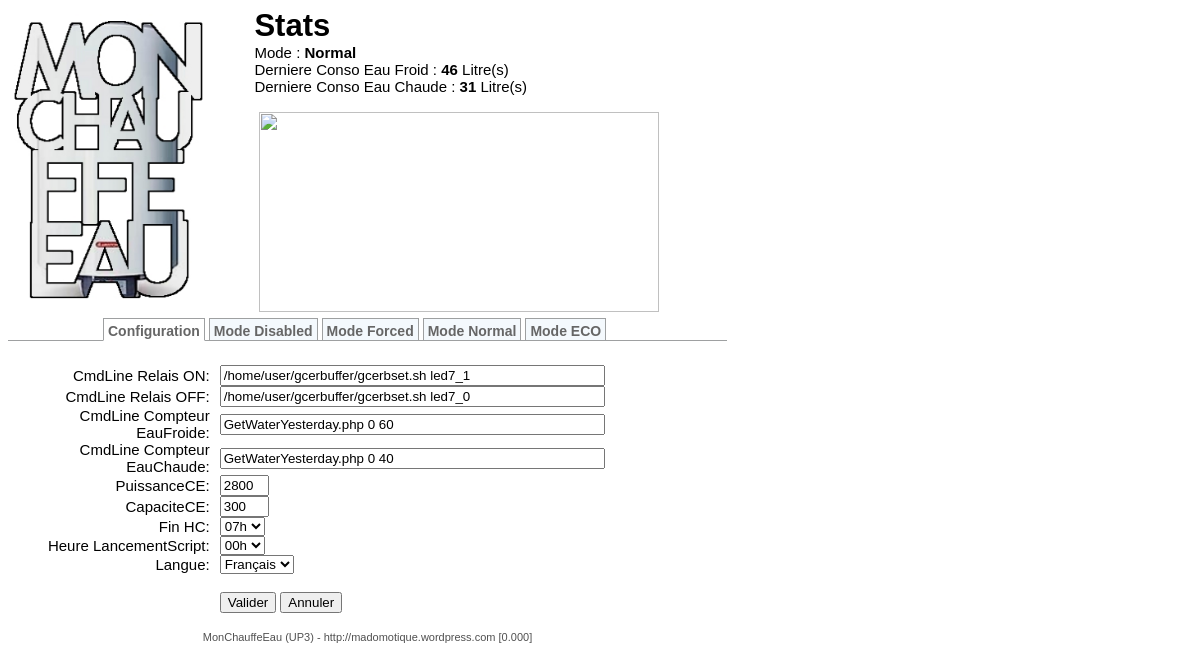
/webinterface/index.php, run on the app's committed database.
### tables this page shows
CREATE TABLE `MonChauffeEau` (
  `idMonChauffeEau` int(11) NOT NULL AUTO_INCREMENT,
  `Mode` tinyint(4) NOT NULL DEFAULT '1',
  `CmdRelayOn` varchar(200) NOT NULL,
  `CmdRelayOff` varchar(200) NOT NULL,
  `CmdRelayStatus` varchar(200) DEFAULT NULL,
  `CmdGetHotWater` varchar(200) NOT NULL,
  `WaterHeaterPower` int(11) NOT NULL DEFAULT '3000',
  `Mode0ModeReStartDate` datetime NOT NULL,
  `Mode0ModeTransition` int(11) NOT NULL DEFAULT '2',
  `Mode1HeatingTime` int(11) NOT NULL DEFAULT '40',
  `Mode1SummerEnable` tinyint(1) NOT NULL DEFAULT '0',
  `SummerModeStartDate` datetime NOT NULL,
  `SummerModeEndDate` datetime NOT NULL,
  `SummerModeHeatingTime` int(11) DEFAULT '30',
  `Mode2HeatingTime` int(11) NOT NULL DEFAULT '240',
  `Mode2ModeTransition` int(11) NOT NULL DEFAULT '3',
  `Mode3MaxDayWithoutHeating` int(11) NOT NULL DEFAULT '3',
  `Mode3WaterHeaterCapacity` int(11) NOT NULL DEFAULT '300',
  `Mode3WaterUsagePerCentWithoutHeating` int(11) NOT NULL DEFAULT '40',
  `LastDayConso` float NOT NULL DEFAULT '0',
  `LastDaysConsoWithoutHeating` float NOT NULL DEFAULT '0',
  `NumberDaysWithoutHeating` int(11) NOT NULL DEFAULT '0',
  `HCEndTime` int(11) NOT NULL DEFAULT '6',
  `MCEStartScriptTime` int(11) NOT NULL DEFAULT '0',
  `LastPowerUsage` int(11) NOT NULL DEFAULT '0',
  `Language` int(11) NOT NULL DEFAULT '0',
  `ConsoDay1CW` int(11) NOT NULL DEFAULT '0',
  `ConsoDay2CW` int(11) NOT NULL DEFAULT '0',
  `ConsoDay3CW` int(11) NOT NULL DEFAULT '0',
  `ConsoDay4CW` int(11) NOT NULL DEFAULT '0',
  `ConsoDay5CW` int(11) NOT NULL DEFAULT '0',
  `ConsoDay6CW` int(11) NOT NULL DEFAULT '0',
  `ConsoDay7CW` int(11) NOT NULL DEFAULT '0',
  `ConsoDay1HW` int(11) NOT NULL DEFAULT '0',
  `ConsoDay2HW` int(11) NOT NULL DEFAULT '0',
  `ConsoDay3HW` int(11) NOT NULL DEFAULT '0',
  `ConsoDay4HW` int(11) NOT NULL DEFAULT '0',
  `ConsoDay5HW` int(11) NOT NULL DEFAULT '0',
  `ConsoDay6HW` int(11) NOT NULL DEFAULT '0',
  `ConsoDay7HW` int(11) NOT NULL DEFAULT '0',
  `MinHeating` int(11) NOT NULL DEFAULT '0',
  `CmdGetColdWater` varchar(200) NOT NULL DEFAULT 'cmd',
  PRIMARY KEY (`idMonChauffeEau`)
);

### webinterface/lang_fr.php (called while the page is built)
<?PHP
$configval['CmdRelayOn']='CmdLine Relais ON:';
$configval['CmdRelayOff']='CmdLine Relais OFF:';
$configval['CmdRelayStatus']='CmdLine Relais Status:';
$configval['CmdGetHotWater']='CmdLine Compteur EauChaude:';
$configval['CmdGetColdWater']='CmdLine Compteur EauFroide:';
$configval['WaterHeaterPower']='PuissanceCE:';
$configval['HCEndTime']='Fin HC:';
$configval['MCEStartScriptTime']='Heure LancementScript:';
$configval['Language']='Langue:';
$configval['Mode0ModeReStartDate']='DateRedemarrage CE:';
$configval['Mode0ModeTransition']='Prochain Mode:';
$configval['Mode1HeatingTime']='TempsDeChauffe:';
$configval['Mode1SummerEnable']='ModeEte Actif:';
$configval['SummerModeStartDate']='1erJour ModeEte:';
$configval['SummerModeEndDate']='DernierJour ModeEte:';
$configval['SummerModeHeatingTime']='TempsDeChauffe ModeEte:';
$configval['Mode2HeatingTime']='TempsDeChauffe:';
$configval['Mode2ModeTransition']='Prochain Mode:';
$configval['Mode3MaxDayWithoutHeating']='NbrdeJour SansChauffe:';
$configval['Mode3WaterHeaterCapacity']='CapaciteCE:';
$configval['Mode3WaterUsagePerCentWithoutHeating']='Pourcentage EauChaude Utilise:';
$configval['MinHeating']='Chauffe Minimum:';
$configval['save']='Valider';
$configval['cancel']='Annuler';
$configval['end']='Fin';
$configval['start']='Debut';
$configval['WaterHeaterMode']='Mode : ';
$configval['ConsoDay1CW']='Derniere Conso Eau Froid : ';
$configval['ConsoDay1HW']='Derniere Conso Eau Chaude : ';
$configval['LastDaysConsoWithoutHeating']='Utilisation Eau Chaude : ';
$configval['liter']='Litre(s)';
$configval['day']='Jour(s)';
$labelval['CmdRelayOn']='Ligne de Commande pour Relais Actif';
$labelval['CmdRelayOff']='Ligne de Commande pour Relais Non Actif';
$labelval['CmdRelayStatus']='Ligne de Commande pour le Status du Relais';
$labelval['CmdGetHotWater']='Ligne de Commande pour la valeur de consommation de l eau chaude';
$labelval['CmdGetColdWater']='Ligne de Commande pour la valeur de consommation de l eau froide';
$labelval['WaterHeaterPower']='Puissance du chauffe-eau';
$labelval['HCEndTime']='Heure de fin de periode heure creuse (matin)';
$labelval['MCEStartScriptTime']='Heure de demarrage du script (matin)';
$labelval['Language']='Choix de la langue';
$labelval['Mode0ModeReStartDate']='Date de redemarrage du Chauffe Eau';
$labelval['Mode0ModeTransition']='Prochain Mode du Chauffe-Eau';
$labelval['Mode1HeatingTime']='Temps de chauffe en Minutes';
$labelval['Mode1SummerEnable']='Activation du Mode Ete';
$labelval['SummerModeStartDate']='Premier jour du Mode Ete';
$labelval['SummerModeEndDate']='Dernier jour du Mode Ete';
$labelval['SummerModeHeatingTime']='Temps de chauffe en Minutes dans le Mode Ete';
$labelval['Mode2HeatingTime']='Temps de chauffe en Minutes';
$labelval['Mode2ModeTransition']='Prochain Mode du Chauffe-Eau';
$labelval['Mode3MaxDayWithoutHeating']='Mombre Maximum de jour sans chauffe';
$labelval['Mode3WaterHeaterCapacity']='Capacite du chauffe-eau en litre';
$labelval['Mode3WaterUsagePerCentWithoutHeating']='Pourcentage d eau restant sans chauffe';
$labelval['MinHeating']='Chauffe Minimum Anti Salmonelle en minutes';
?>

### webinterface/index.php (the view, shortened to what this page needs)
<?php
	$err=0;
	require_once("inc/inc_bddcx.php");
	require_once("./menu.php");
	$menu = affiche_menu();
$sql_result=mysql_query("SELECT Mode, CmdRelayOn, CmdRelayOff, CmdGetHotWater, CmdGetColdWater, WaterHeaterPower, Mode0ModeReStartDate, Mode0ModeTransition, Mode2ModeTransition, Mode3WaterHeaterCapacity, LastDayConso, LastDaysConsoWithoutHeating, NumberDaysWithoutHeating, HCEndTime, MCEStartScriptTime, Language, ConsoDay1CW, ConsoDay1HW
FROM `MonChauffeEau` AS che
WHERE che.`idMonChauffeEau` = 1
LIMIT 1 ",$connection)	or exit("Sql Error".mysql_error());
while($sql_row=mysql_fetch_array($sql_result))
{
	$WaterHeaterMode=$sql_row["Mode"];
	$CmdRelayOn=$sql_row["CmdRelayOn"];
	$CmdRelayOff=$sql_row["CmdRelayOff"];
	$CmdGetHotWater=$sql_row["CmdGetHotWater"];
	$CmdGetColdWater=$sql_row["CmdGetColdWater"];
	$WaterHeaterPower=$sql_row["WaterHeaterPower"];
	$Mode3WaterHeaterCapacity=$sql_row["Mode3WaterHeaterCapacity"];
	$HCEndTime=$sql_row["HCEndTime"];
	$MCEStartScriptTime=$sql_row["MCEStartScriptTime"];
	$Language=$sql_row["Language"];
	$ConsoDay1CW=$sql_row["ConsoDay1CW"];
	$ConsoDay1HW=$sql_row["ConsoDay1HW"];
}
if($Language == '1') {
                include 'lang_en.php';
        }
        else
        {
                include 'lang_fr.php';
        }
?>
<html>
<head>
	<link href="design.css" type="text/css" rel="stylesheet" />
	<link rel="stylesheet" type="text/css" href="datepicker.css" />
</head>
<body>
<form method="get" action="#" name="ModeChange">
<table style="text-align: left;" border="0"
 cellpadding="0" cellspacing="0">
  <tbody>
    <tr>
      <td>
      <?php if ($err==0){ include("header.php");}else{ echo "DB Connection ERROR";} ?>
      </td>
    </tr>
    <tr>
      <td>
<?php
    echo $menu;
?>
<table style="text-align: left; width: 600px;" border="0" cellpadding="0" cellspacing="0">
<tbody>
<tr>
<th style="width: 160px; font : bold 21px Batang, arial, serif;"><br></th>
<td></td>
</tr>
<tr>
<td style="text-align: right; width: 200px; font : 15px Batang, arial, serif;">
<?php echo $configval['CmdRelayOn'];?>
</td><td style="width: 10px;"></td>
<td style="width: 309px;">
<?php
	echo "<label for=\"CmdRelayOn\" title=\"".$labelval['CmdRelayOn']."\">";
?>
<input maxlength="150" size="45" name="CmdRelayOn" value="<?php echo $CmdRelayOn; ?>">
</td></tr>
<tr>
<td style="text-align: right; width: 200px; font : 15px Batang, arial, serif;">
<?php echo $configval['CmdRelayOff'];?>
</td><td style="width: 10px;"></td>
<td style="width: 309px;">
<?php
        echo "<label for=\"CmdRelayOff\" title=\"".$labelval['CmdRelayOff']."\">";
?>
<input maxlength="150" size="45" name="CmdRelayOff" value="<?php echo $CmdRelayOff; ?>">
</td></tr>
<tr>
<td style="text-align: right; width: 200px; font : 15px Batang, arial, serif;">
<?php echo $configval['CmdGetColdWater'];?>
</td><td style="width: 10px;"></td>
<td style="width: 309px;">
<?php
        echo "<label for=\"CmdGetColdWater\" title=\"".$labelval['CmdGetColdWater']."\">";
?>
<input maxlength="150" size="45" name="CmdGetColdWater" value="<?php echo $CmdGetColdWater; ?>">
</td></tr>
<tr>
<td style="text-align: right; width: 200px; font : 15px Batang, arial, serif;">
<?php echo $configval['CmdGetHotWater'];?>
</td><td style="width: 10px;"></td>
<td style="width: 309px;">
<?php
        echo "<label for=\"CmdGetHotWater\" title=\"".$labelval['CmdGetHotWater']."\">";
?>
<input maxlength="150" size="45" name="CmdGetHotWater" value="<?php echo $CmdGetHotWater; ?>">
</td></tr>
<tr>
<td style="text-align: right; width: 200px; font : 15px Batang, arial, serif;">
<?php echo $configval['WaterHeaterPower'];?>
</td><td style="width: 10px;"></td>
<td style="width: 309px;">
<?php
        echo "<label for=\"WaterHeaterPower\" title=\"".$labelval['WaterHeaterPower']."\">";
?>
<input maxlength="4" size="3" name="WaterHeaterPower" value="<?php echo $WaterHeaterPower; ?>">
</td> </tr>
<tr>
<td style="text-align: right; width: 200px; font : 15px Batang, arial, serif;">
<?php echo $configval['Mode3WaterHeaterCapacity'];?>
</td><td style="width: 10px;"></td>
<td style="width: 309px;">
<?php
        echo "<label for=\"Mode3WaterHeaterCapacity\" title=\"".$labelval['Mode3WaterHeaterCapacity']."\">";
?>
<input maxlength="3" size="3" name="Mode3WaterHeaterCapacity" value="<?php echo $Mode3WaterHeaterCapacity; ?>">
</td> </tr>
<tr>
<td style="text-align: right; width: 140px; font : 15px Batang, arial, serif;">
<?php echo $configval['HCEndTime'];?>
</td><td></td>
<td style="width: 309px;">
<?php
	echo "<label for=\"HCEndTime\" title=\"".$labelval['HCEndTime']."\">";
?>
<select size="1" name="HCEndTime">
        <option value="7" <?php if ($HCEndTime==7){ echo "selected=\"\"";} ?>>07h</option>
</select>
</label>
</td>
</tr>
<tr>
<td style="text-align: right; width: 140px; font : 15px Batang, arial, serif;">
<?php echo $configval['MCEStartScriptTime'];?>
</td><td></td>
<td style="width: 309px;">
<?php
        echo "<label for=\"MCEStartScriptTime\" title=\"".$labelval['MCEStartScriptTime']."\">";
?>
<select size="1" name="MCEStartScriptTime">
	<option value="0" <?php if ($MCEStartScriptTime==0){ echo "selected=\"\"";} ?>>00h</option>
</select>
</label>
</td>
</tr>
<tr>
<td style="text-align: right; width: 140px; font : 15px Batang, arial, serif;">
<?php echo $configval['Language'];?>
</td><td></td>
<td style="width: 309px;">
<?php
        echo "<label for=\"Language\" title=\"".$labelval['Language']."\">";
?>
<select size="1" name="Language">
        <option value="2" <?php if ($Language!=1){ echo "selected=\"\"";} ?>>Fran&ccedil;ais</option>
</select>
</label>
</td>
</tr>
<tr>
<td>
<BR>
</td>
</tr>
<tr>
<td>
</td><td></td>
<td style="width: 194px;">
<input name="save" value=<?php echo $configval['save']; ?> type="submit">
<input name="cancel" value=<?php echo $configval['cancel']; ?> type="reset"></td>
</tr>
</tbody>
</table>
<tr><td><BR></td></tr>
<?php
include 'mcefooter.php';
?>
</td>
    </tr>
  </tbody>
</table>
<br>
</body>
</html>

### webinterface/header.php (shortened to what this page needs)
<?php
$WhMode['0']='Disabled';
$WhMode['1']='Normal';
$WhMode['2']='Forced';
$WhMode['3']='ECO';
echo "
<table style=\"text-align: left; width: 719px;\"
 border=\"0\" cellpadding=\"0\" cellspacing=\"0\">
        <tbody>
          <tr>
            <td style=\"width: 230px;\"><img
 style=\"width: 205px; height: 295px;\"
 src=\"images/logoMCE.jpg\"></td>
            <td style=\"width: 441px;\">
            <table style=\"text-align: left; width: 100%;\"
 border=\"0\" cellpadding=\"0\" cellspacing=\"0\">
              <tbody>
                <tr style=\"font : bold 31px Batang, arial, serif;\">
                  <td>Stats</td>
                </tr>
                <tr>
                  <td></td>
                  </tr>
                <tr style=\"font : 15px Batang, arial, serif;\">
                  <td>".$configval['WaterHeaterMode']."<B>".$WhMode[$WaterHeaterMode]."</B><br>".
$configval['ConsoDay1CW']."<B>".$ConsoDay1CW."</B> ".$configval['liter']."<br>".
$configval['ConsoDay1HW']."<B>".$ConsoDay1HW."</B> ".$configval['liter']."<br>";
if ($WaterHeaterMode == "3")
{
	echo
	$configval['LastDaysConsoWithoutHeating']."<B>".$LastDaysConsoWithoutHeating."</B> ".$configval['liter']." / <B>".$NumberDaysWithoutHeating."</B> ".$configval['day']."<br><br>
";
}
else
{
	echo "<BR>";
}
if ($WaterHeaterMode == "1" || $WaterHeaterMode == "3")
{
	echo "<div style=\"text-align: left;\">&nbsp;<img style=\"width: 400px; height: 200px;\" src=\"images/dailygraph.jpg\"></div>";
}
echo "
                  </td>
                </tr>
              </tbody>
            </table>
            </td>
          </tr>
        </tbody>
      </table>
";
?>

### data on the page
monchauffeeau: Mode "Normal", ConsoDay1CW "46", ConsoDay1HW "31", CmdRelayOn "/home/user/gcerbuffer/gcerbset.sh led7_1", CmdRelayOff "/home/user/gcerbuffer/gcerbset.sh led7_0", CmdGetColdWater "GetWaterYesterday.php 0 60", CmdGetHotWater "GetWaterYesterday.php 0 40", WaterHeaterPower "2800", Mode3WaterHeaterCapacity "300", HCEndTime "07h", MCEStartScriptTime "00h", Language "Français"

### other printed values
$configval['WaterHeaterMode'] "Mode :"
$configval['ConsoDay1CW'] "Derniere Conso Eau Froid :"
$configval['liter'] "Litre(s)"
$configval['ConsoDay1HW'] "Derniere Conso Eau Chaude :"
$tab_menu_texte[$cle] "Configuration"
$tab_menu_texte[$cle] "Mode Disabled"
$tab_menu_texte[$cle] "Mode Forced"
$tab_menu_texte[$cle] "Mode Normal"
$tab_menu_texte[$cle] "Mode ECO"
$configval['CmdRelayOn'] "CmdLine Relais ON:"
$configval['CmdRelayOff'] "CmdLine Relais OFF:"
$configval['CmdGetColdWater'] "CmdLine Compteur EauFroide:"
$configval['CmdGetHotWater'] "CmdLine Compteur EauChaude:"
$configval['WaterHeaterPower'] "PuissanceCE:"
$configval['Mode3WaterHeaterCapacity'] "CapaciteCE:"
